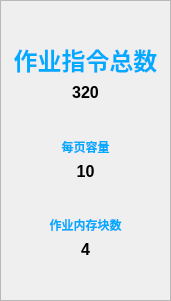
   <widget class="QFrame" name="Show">
    <property name="geometry">
     <rect>
      <x>0</x>
      <y>0</y>
      <width>171</width>
      <height>301</height>
     </rect>
    </property>
    <property name="frameShape">
     <enum>QFrame::StyledPanel</enum>
    </property>
    <property name="frameShadow">
     <enum>QFrame::Raised</enum>
    </property>
    <layout class="QVBoxLayout" name="verticalLayout_2">
     <item>
      <spacer name="verticalSpacer_3">
       <property name="orientation">
        <enum>Qt::Vertical</enum>
       </property>
       <property name="sizeHint" stdset="0">
        <size>
         <width>20</width>
         <height>20</height>
        </size>
       </property>
      </spacer>
     </item>
     <item>
      <widget class="QLabel" name="JOBSIZE_2">
       <property name="styleSheet">
        <string notr="true">color:rgb(0, 170, 255);
font: 18pt &quot;华文新魏&quot;;</string>
       </property>
       <property name="text">
        <string>&lt;html&gt;&lt;head/&gt;&lt;body&gt;&lt;p align=&quot;center&quot;&gt;&lt;span style=&quot; font-size:18pt; font-weight:700;&quot;&gt;作业指令总数&lt;/span&gt;&lt;/p&gt;&lt;/body&gt;&lt;/html&gt;</string>
       </property>
      </widget>
     </item>
     <item>
      <widget class="QLabel" name="JOBSIZE">
       <property name="text">
        <string>&lt;html&gt;&lt;head/&gt;&lt;body&gt;&lt;p align=&quot;center&quot;&gt;&lt;span style=&quot; font-size:12pt; font-weight:700;&quot;&gt;320&lt;/span&gt;&lt;/p&gt;&lt;/body&gt;&lt;/html&gt;</string>
       </property>
      </widget>
     </item>
     <item>
      <spacer name="verticalSpacer">
       <property name="orientation">
        <enum>Qt::Vertical</enum>
       </property>
       <property name="sizeHint" stdset="0">
        <size>
         <width>20</width>
         <height>20</height>
        </size>
       </property>
      </spacer>
     </item>
     <item>
      <widget class="QLabel" name="PAGESIZE_2">
       <property name="styleSheet">
        <string notr="true">color:rgb(0, 170, 255);
font: 18pt &quot;华文新魏&quot;;</string>
       </property>
       <property name="text">
        <string>&lt;html&gt;&lt;head/&gt;&lt;body&gt;&lt;p align=&quot;center&quot;&gt;&lt;span style=&quot; font-weight:700;&quot;&gt;每页容量&lt;/span&gt;&lt;/p&gt;&lt;/body&gt;&lt;/html&gt;</string>
       </property>
      </widget>
     </item>
     <item>
      <widget class="QLabel" name="PAGESIZE">
       <property name="text">
        <string>&lt;html&gt;&lt;head/&gt;&lt;body&gt;&lt;p align=&quot;center&quot;&gt;&lt;span style=&quot; font-size:12pt; font-weight:700;&quot;&gt;10&lt;/span&gt;&lt;/p&gt;&lt;/body&gt;&lt;/html&gt;</string>
       </property>
      </widget>
     </item>
     <item>
      <spacer name="verticalSpacer_2">
       <property name="orientation">
        <enum>Qt::Vertical</enum>
       </property>
       <property name="sizeHint" stdset="0">
        <size>
         <width>20</width>
         <height>20</height>
        </size>
       </property>
      </spacer>
     </item>
     <item>
      <widget class="QLabel" name="MEMSIZE_2">
       <property name="styleSheet">
        <string notr="true">color:rgb(0, 170, 255);
font: 18pt &quot;华文新魏&quot;;</string>
       </property>
       <property name="text">
        <string>&lt;html&gt;&lt;head/&gt;&lt;body&gt;&lt;p align=&quot;center&quot;&gt;&lt;span style=&quot; font-weight:700;&quot;&gt;作业内存块数&lt;/span&gt;&lt;/p&gt;&lt;/body&gt;&lt;/html&gt;</string>
       </property>
      </widget>
     </item>
     <item>
      <widget class="QLabel" name="MEMSIZE">
       <property name="text">
        <string>&lt;html&gt;&lt;head/&gt;&lt;body&gt;&lt;p align=&quot;center&quot;&gt;&lt;span style=&quot; font-size:12pt; font-weight:700;&quot;&gt;4&lt;/span&gt;&lt;/p&gt;&lt;/body&gt;&lt;/html&gt;</string>
       </property>
      </widget>
     </item>
     <item>
      <spacer name="verticalSpacer_4">
       <property name="orientation">
        <enum>Qt::Vertical</enum>
       </property>
       <property name="sizeHint" stdset="0">
        <size>
         <width>20</width>
         <height>20</height>
        </size>
       </property>
      </spacer>
     </item>
    </layout>
   </widget>
